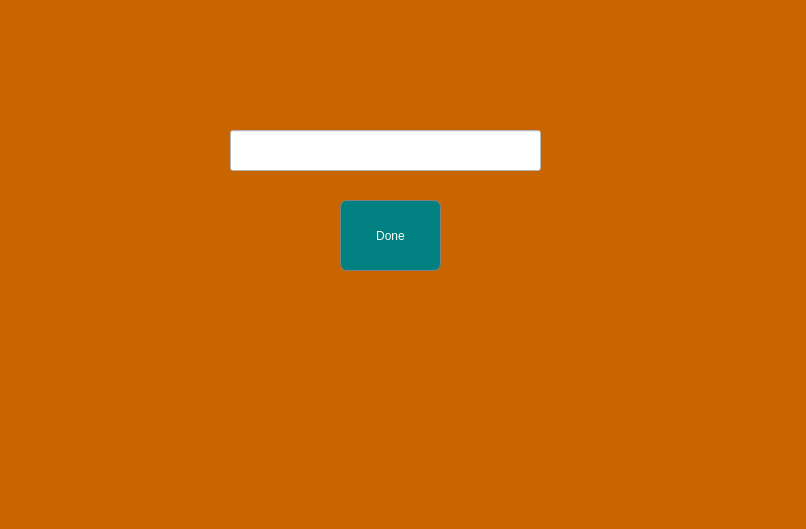
<?xml version="1.0" encoding="UTF-8"?>
<ui version="4.0">
 <class>EmptyDialog</class>
 <widget class="QDialog" name="EmptyDialog">
  <property name="geometry">
   <rect>
    <x>0</x>
    <y>0</y>
    <width>806</width>
    <height>529</height>
   </rect>
  </property>
  <property name="windowTitle">
   <string>Dialog</string>
  </property>
  <property name="styleSheet">
   <string notr="true">background:rgb(201,101,0);</string>
  </property>
  <widget class="QLineEdit" name="lineEdit_emptyfile">
   <property name="enabled">
    <bool>false</bool>
   </property>
   <property name="geometry">
    <rect>
     <x>230</x>
     <y>130</y>
     <width>311</width>
     <height>41</height>
    </rect>
   </property>
   <property name="styleSheet">
    <string notr="true">background:rgb(255, 255, 255);</string>
   </property>
  </widget>
  <widget class="QPushButton" name="pushButton_toexit">
   <property name="geometry">
    <rect>
     <x>340</x>
     <y>200</y>
     <width>101</width>
     <height>71</height>
    </rect>
   </property>
   <property name="styleSheet">
    <string notr="true">border-radius:7px;
border:1px solid grey;
background:teal;
color:white</string>
   </property>
   <property name="text">
    <string>Done</string>
   </property>
  </widget>
 </widget>
 <resources/>
 <connections/>
</ui>
